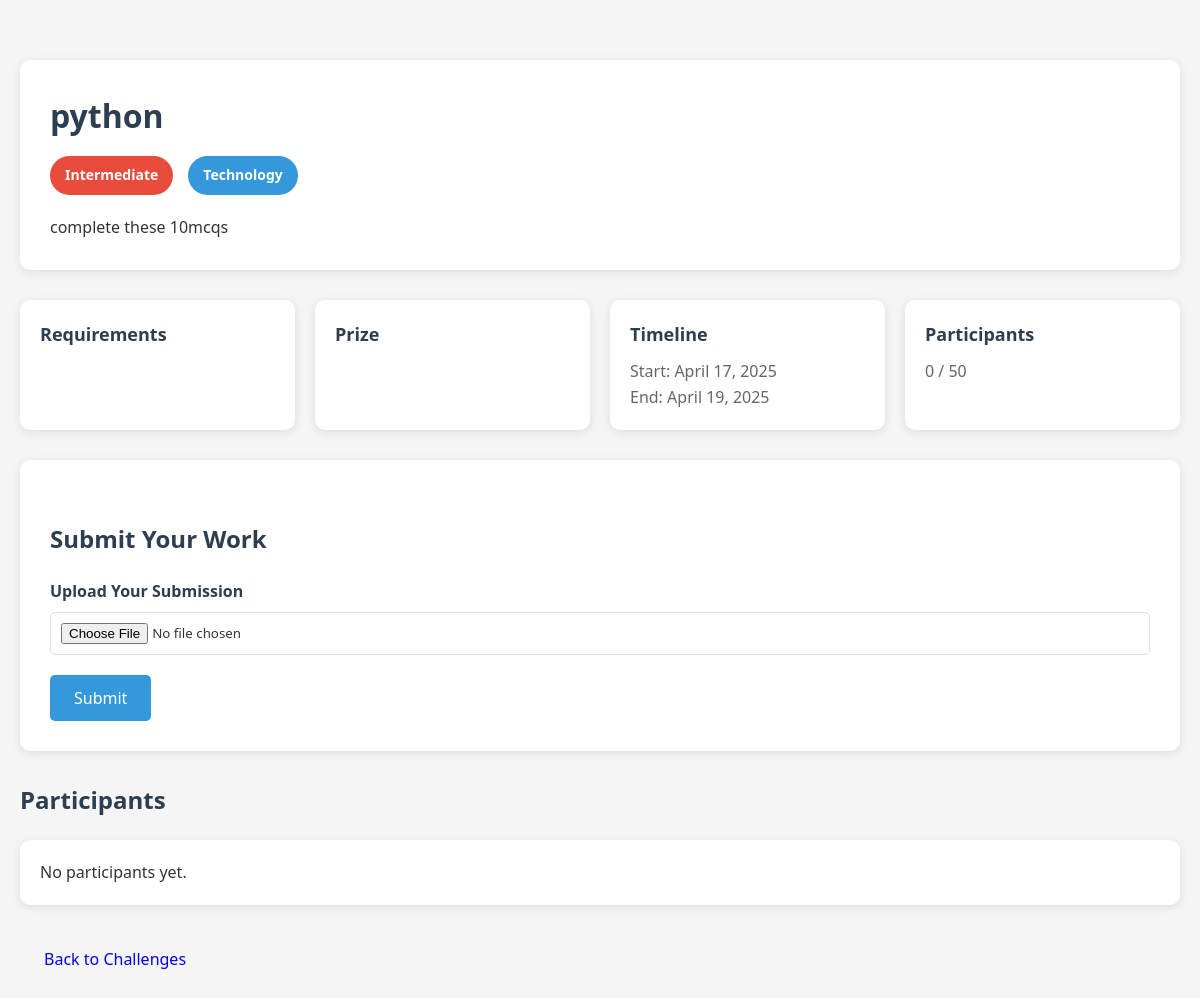
Page /challenges/1/ (signed in) on the committed database.
### challenges/models.py (models this page shows, shortened)
class SkillChallenge(models.Model):
    DIFFICULTY_CHOICES = [
        ('beginner', 'Beginner'),
        ('intermediate', 'Intermediate'),
        ('advanced', 'Advanced')
    ]
    CATEGORY_CHOICES = [
        ('tech', 'Technology'),
        ('design', 'Design'),
        ('marketing', 'Marketing'),
        ('business', 'Business Strategy'),
        ('writing', 'Content Writing'),
        ('data', 'Data Analysis')
    ]
    creator = models.ForeignKey(User, on_delete=models.CASCADE)
    title = models.CharField(max_length=200)
    description = models.TextField()
    difficulty = models.CharField(max_length=20, choices=DIFFICULTY_CHOICES)
    category = models.CharField(max_length=20, choices=CATEGORY_CHOICES)
    start_date = models.DateTimeField()
    end_date = models.DateTimeField()
    max_participants = models.IntegerField(default=50)
    prize_description = models.TextField(blank=True)
    created_at = models.DateTimeField(auto_now_add=True)
    image = models.ImageField(upload_to='challenge_images/', null=True, blank=True)
    def get_participants_count(self):
        return self.challengeparticipation_set.count()

### challenges/views.py (the view)
# urls.py: path('<int:pk>/', views.challenge_detail, name='challenge_detail'),
@login_required
def challenge_detail(request, pk):
    challenge = get_object_or_404(SkillChallenge, pk=pk)
    user_participation = ChallengeParticipation.objects.filter(
        user=request.user,
        challenge=challenge
    ).first()
    if request.method == 'POST' and not user_participation:
        form = SubmissionForm(request.POST, request.FILES)
        if form.is_valid():
            participation = form.save(commit=False)
            participation.user = request.user
            participation.challenge = challenge
            participation.save()
            messages.success(request, 'Submission uploaded successfully!')
            return redirect('challenge_detail', pk=pk)
    else:
        form = SubmissionForm()
    participants = ChallengeParticipation.objects.filter(challenge=challenge)
    context = {
        'challenge': challenge,
        'user_participation': user_participation,
        'form': form,
        'participants': participants,
    }
    return render(request, 'challenges/challenge_detail.html', context)

### challenges/forms.py
class SubmissionForm(forms.ModelForm):
    class Meta:
        model = ChallengeParticipation
        fields = ['submission']

### challenges/templates/challenges/challenge_detail.html (shortened to what this page needs)
<!DOCTYPE html>
<html lang="en">
<head>
</head>
<body>
    <div class="container">
        <div class="challenge-header">
            <div class="challenge-content">
                <h1 class="challenge-title">{{ challenge.title }}</h1>
                <div class="challenge-meta">
                    <span class="badge badge-difficulty">{{ challenge.get_difficulty_display }}</span>
                    <span class="badge badge-category">{{ challenge.get_category_display }}</span>
                </div>
                <p>{{ challenge.description }}</p>
            </div>
        </div>
        <div class="challenge-info">
            <div class="info-card">
                <h3>Requirements</h3>
            </div>
            <div class="info-card">
                <h3>Prize</h3>
            </div>
            <div class="info-card">
                <h3>Timeline</h3>
                <p>Start: {{ challenge.start_date|date:"F j, Y" }}</p>
                <p>End: {{ challenge.end_date|date:"F j, Y" }}</p>
            </div>
            <div class="info-card">
                <h3>Participants</h3>
                <p>{{ challenge.get_participants_count }} / {{ challenge.max_participants }}</p>
            </div>
        </div>
        {% if not user_participation %}
            <div class="submission-form">
                <h2 class="section-title">Submit Your Work</h2>
                <form method="post" enctype="multipart/form-data">
                    <div class="form-group">
                        <label for="{{ form.submission.id_for_label }}">Upload Your Submission</label>
                        {{ form.submission }}
                    </div>
                    <button type="submit" class="btn btn-primary">Submit</button>
                </form>
            </div>
        {% endif %}
        <h2 class="section-title">Participants</h2>
        <div class="participants-list">
            {% for participant in participants %}
                <div class="participant-item">
                    <img src="{{ participant.user.profile.image.url }}" alt="{{ participant.user.username }}" class="participant-avatar">
                    <span class="participant-name">{{ participant.user.username }}</span>
                    <span class="participant-status status-{{ participant.status }}">
                        {{ participant.get_status_display }}
                    </span>
                </div>
            {% empty %}
                <p>No participants yet.</p>
            {% endfor %}
        </div>
        <div class="action-buttons">
            <a href="{% url 'challenge_list' %}" class="btn btn-secondary">Back to Challenges</a>
        </div>
    </div>
</body>
</html>

### challenges/templates/challenges/challenge_detail.html (style rules this page uses)
* { margin: 0; padding: 0; box-sizing: border-box; font-family: 'Segoe UI', Tahoma, Geneva, Verdana, sans-serif; }
body { background-color: #f5f5f5; color: #333; line-height: 1.6; }
.container { max-width: 1200px; margin: 40px auto; padding: 20px; }
.challenge-header { background: white; border-radius: 10px; box-shadow: 0 2px 10px rgba(0, 0, 0, 0.1); overflow: hidden; margin-bottom: 30px; }
.challenge-content { padding: 30px; }
.challenge-title { font-size: 32px; color: #2c3e50; margin-bottom: 15px; }
.challenge-meta { display: flex; gap: 15px; margin-bottom: 20px; }
.badge { padding: 8px 15px; border-radius: 20px; font-size: 14px; font-weight: 600; }
.badge-difficulty { background-color: #e74c3c; color: white; }
.badge-category { background-color: #3498db; color: white; }
.challenge-info { display: grid; grid-template-columns: repeat(auto-fit, minmax(250px, 1fr)); gap: 20px; margin-bottom: 30px; }
.info-card { background: white; padding: 20px; border-radius: 10px; box-shadow: 0 2px 10px rgba(0, 0, 0, 0.1); }
.info-card h3 { color: #2c3e50; margin-bottom: 10px; font-size: 18px; }
.info-card p { color: #666; }
.section-title { font-size: 24px; color: #2c3e50; margin: 30px 0 20px; }
.participants-list { background: white; border-radius: 10px; box-shadow: 0 2px 10px rgba(0, 0, 0, 0.1); padding: 20px; }
.action-buttons { display: flex; gap: 15px; margin-top: 30px; }
.btn { padding: 12px 24px; border: none; border-radius: 5px; font-size: 16px; cursor: pointer; transition: background-color 0.3s; text-decoration: none; }
.btn-primary { background-color: #3498db; color: white; }
.submission-form { background: white; padding: 30px; border-radius: 10px; box-shadow: 0 2px 10px rgba(0, 0, 0, 0.1); margin-top: 30px; }
.form-group { margin-bottom: 20px; }
.form-group label { display: block; margin-bottom: 8px; font-weight: 600; color: #2c3e50; }
.form-group input[type="file"] { width: 100%; padding: 10px; border: 1px solid #ddd; border-radius: 5px; }

### rows in the picture
SkillChallenge: title "python", difficulty "Intermediate", category "Technology", description "complete these 10mcqs", start_date "April 17, 2025", end_date "April 19, 2025", get_participants_count "0", max_participants "50"
